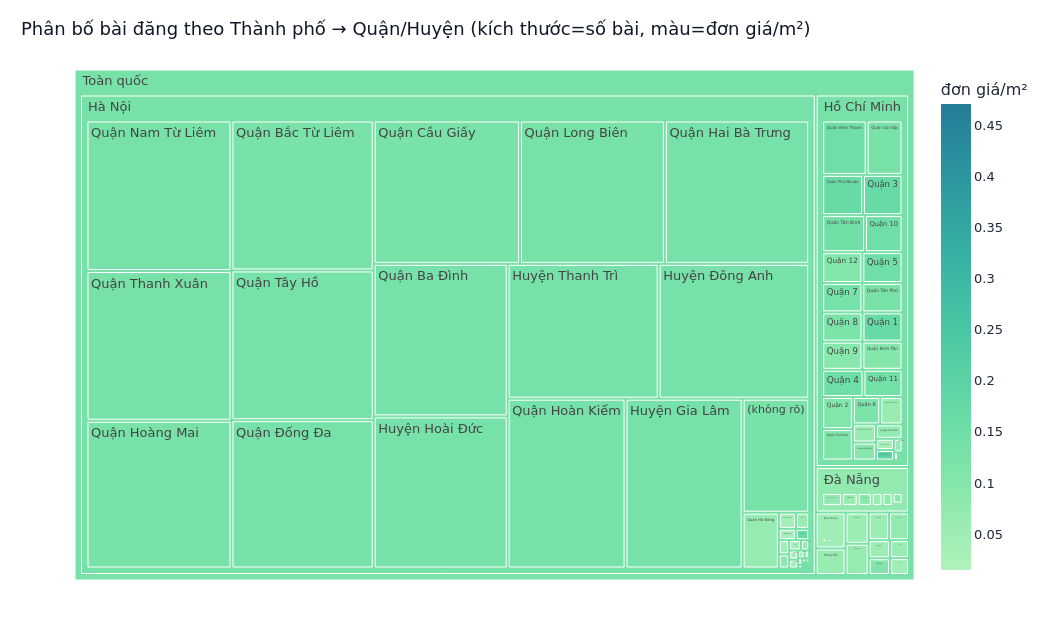

The notebook cell this image was saved under:
### Markdown cell above
#### Bản đồ cây (treemap) — phân bố Thành phố → Quận/Huyện — *tương tác*

Ô càng to = càng nhiều bài đăng; màu = đơn giá/m². Bấm vào một thành phố để **đào sâu**
xuống từng quận. Đây là cách trực quan nhất để thấy dữ liệu dồn vào đâu.

### Code cell
tm = (rental.assign(city=rental["city"].fillna("(không rõ)"),
                    district=rental["district"].fillna("(không rõ)"))
      .groupby(["city", "district"])
      .agg(n=("price", "size"), ppm=("price_per_m2", "median")).reset_index())
tm = tm[tm.groupby("city")["n"].transform("sum") >= 100]   # bỏ tỉnh quá ít mẫu

fig = px.treemap(tm, path=[px.Constant("Toàn quốc"), "city", "district"],
                 values="n", color="ppm", color_continuous_scale="Tealgrn",
                 title="Phân bố bài đăng theo Thành phố → Quận/Huyện (kích thước=số bài, màu=đơn giá/m²)")
fig.update_traces(hovertemplate="<b>%{label}</b><br>Số bài: %{value:,}<br>"
                  "Đơn giá/m²: %{color:.3f} tr<extra></extra>")
fig.update_coloraxes(colorbar_title="đơn giá/m²")
show_px(fig, "01c_treemap_city_district", w=1050, h=640)

### Figure 1 — Plotly figure (JSON) as saved in the notebook; plotly's stock layout.template omitted (floating-point values rounded to 4 significant figures; data arrays with more than 128 entries replaced by an {"elided": "..."} marker saying what was removed)
{"data": [{"branchvalues": "total", "customdata": {"elided": "207x1 float values"}, "domain": {"x": [0.0, 1.0], "y": [0.0, 1.0]}, "hovertemplate": "<b>%{label}</b><br>Số bài: %{value:,}<br>Đơn giá/m²: %{color:.3f} tr<extra></extra>", "ids": {"elided": "207 str values"}, "labels": {"elided": "207 str values"}, "marker": {"coloraxis": "coloraxis", "colors": {"elided": "207 float values"}}, "name": "", "parents": {"elided": "207 str values"}, "type": "treemap", "values": {"elided": "207 float values"}}], "layout": {"coloraxis": {"autocolorscale": false, "colorbar": {"title": {"text": "đơn giá/m²"}}, "colorscale": [[0.0, "rgb(176, 242, 188)"], [0.1667, "rgb(137, 232, 172)"], [0.3333, "rgb(103, 219, 165)"], [0.5, "rgb(76, 200, 163)"], [0.6667, "rgb(56, 178, 163)"], [0.8333, "rgb(44, 152, 160)"], [1.0, "rgb(37, 125, 152)"]]}, "height": 640, "legend": {"tracegroupgap": 0}, "title": {"text": "Phân bố bài đăng theo Thành phố → Quận/Huyện (kích thước=số bài, màu=đơn giá/m²)"}, "width": 1050}}
